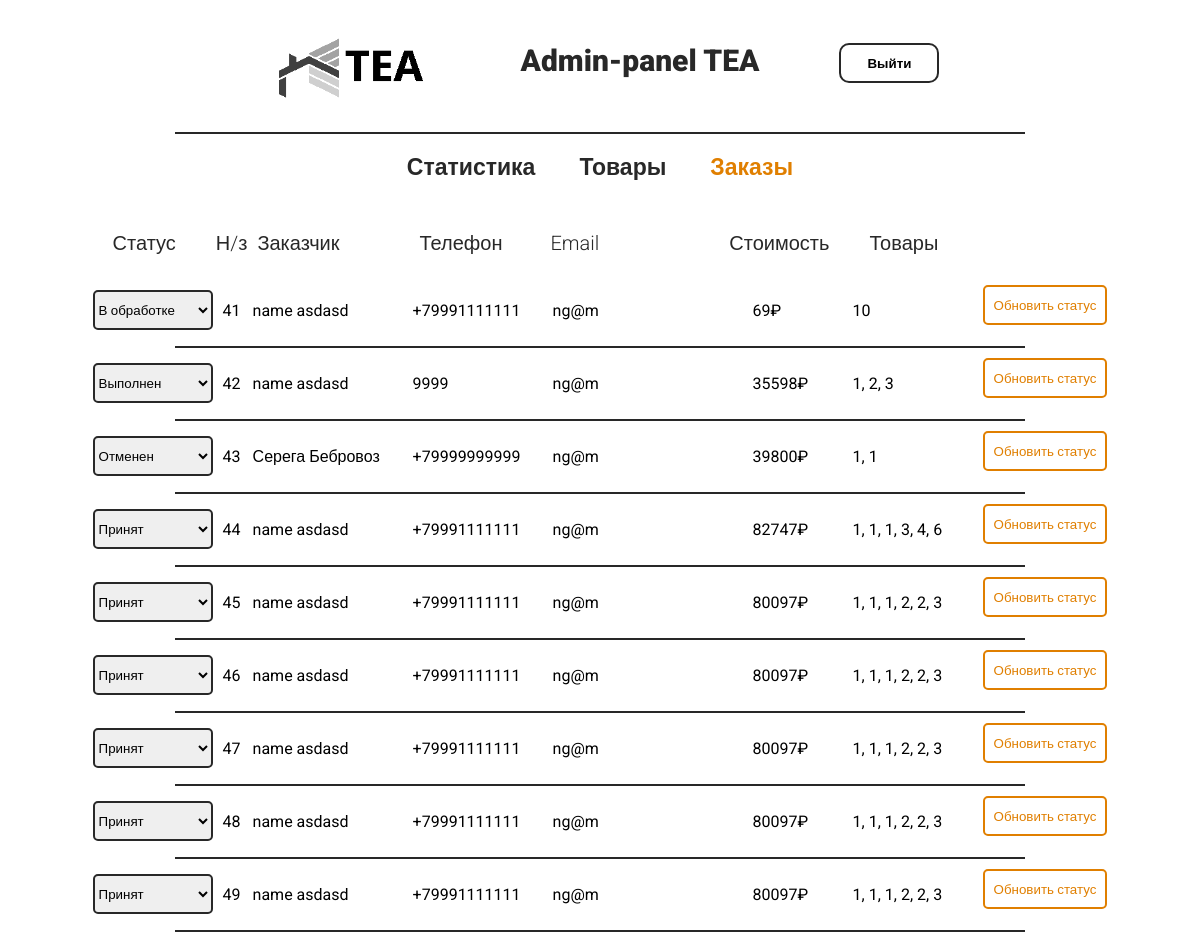
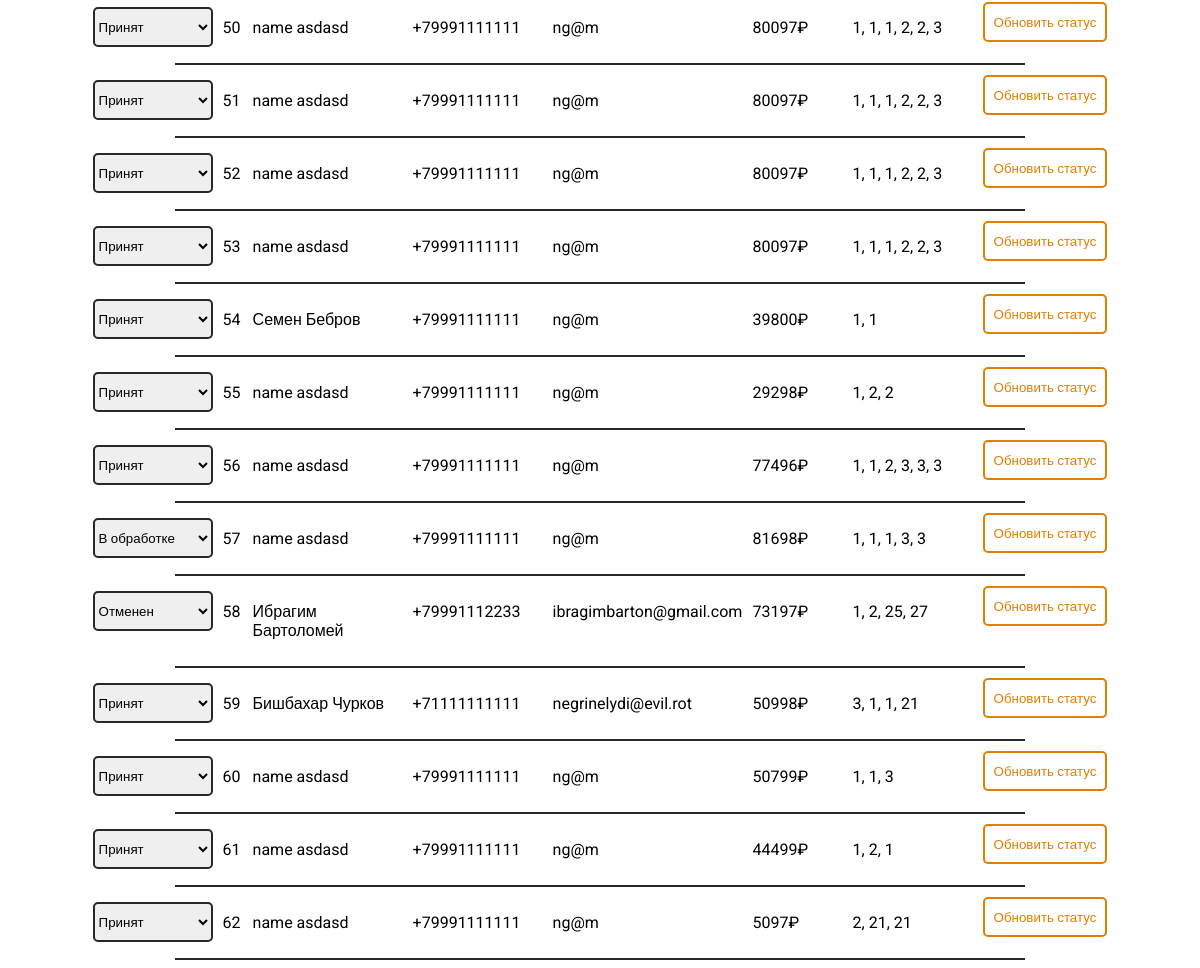
The page /admin/admin-order.php (signed in) on the database its author committed (2 pictures, top to bottom).
### tables this page shows
CREATE TABLE `orders` (
  `id` int NOT NULL,
  `status` varchar(100) NOT NULL,
  `name` varchar(60) NOT NULL,
  `surname` varchar(60) NOT NULL,
  `phone` varchar(20) NOT NULL,
  `email` varchar(250) NOT NULL,
  `totalPrice` varchar(255) NOT NULL,
  `products` varchar(255) NOT NULL
);

### components/core.php (called while the page is built, shortened)
<?php
function href($url){
  $url = "/$url.php";
  return " href= '$url'";
}
?>

### admin/admin-order.php (the view, shortened to what this page needs)
<?php
include '../components/core.php';
?>
<!DOCTYPE html>
<html lang="en">
<head>
  <link rel="stylesheet" href="../css/login-admin.css">
</head>
<body>
  <header>
  <a <?= href('index')?>><img src="../img/TEA2.png" alt=""></a>
  <p>Admin-panel TEA</p>
  <form action="admin-action/logout.php">
    <button name="leave" class="leave">Выйти</button>
  </form>
  </header>
  <main>
    <div class="line">
      <div class="line1"></div>
    </div>
  <nav>
    <a <?= href('admin/admin')?> style="margin-right: 40px;" >Статистика</a>
    <a <?= href('admin/admin-catalog')?> style="margin-right: 40px;">Товары</a>
    <a <?= href('admin/admin-order')?> style="color: #e07f00">Заказы</a>
  </nav>
  <div class="orders">
  <div class="labels">
      <p style="margin-right: 40px">Статус</p>
      <p style="margin-right: 10px">Н/з</p>
      <p style="margin-right: 80px">Заказчик</p>
      <p style="margin-right: 48px">Телефон</p>
      <p style="margin-right: 130px">Email</p>
      <p style="margin-right: 40px">Стоимость</p>
      <p>Товары</p>
    </div>
  <?php
    $orders = $link->query("SELECT * FROM `orders`");
    while($order = mysqli_fetch_array($orders)){
  ?>
    <form action="admin-action/update-status.php" class="form-orders" method="POST">
      <select name="status">
        <option <?php if($order['status'] == 'Принят'){ echo ' selected="selected"'; } ?> value="Принят">Принят</option>
        <option <?php if($order['status'] == 'В обработке'){ echo ' selected="selected"'; } ?> value="В обработке">В обработке</option>
        <option <?php if($order['status'] == 'Выполнен'){ echo ' selected="selected"'; } ?> value="Выполнен">Выполнен</option>
        <option <?php if($order['status'] == 'Отменен'){ echo ' selected="selected"'; } ?> value="Отменен">Отменен</option>
      </select>
      <p style="width: 20px"><?=$order['id']?></p>
      <p name = "name" style="width: 150px"><?=$order['name'] ." ". $order['surname']?></p>
      <p name = "phone" style="width: 130px"><?=$order['phone']?></p>
      <p name = "email" style="width: 190px"><?=$order['email']?></p>
      <p name = "price" style="width: 90px"><?=$order['totalPrice']?>₽</p>
      <p name = "products" style="width: 120px"><?=$order['products']?></p>
      <button name="update-status">Обновить статус</button>
    </form>
    <div class="line">
      <div class="line1"></div>
    </div>
    <?php
  }
  ?>
  </div>
</body>
</html>

### css/login-admin.css (style rules this page uses)
* { font-family: 'Roboto', sans-serif; animation: opac 0.4s; }
header { display: flex; justify-content: center; gap: 80px; }
header img { height: 120px; width: auto; }
header p { font-size: 30px; font-weight: 900; margin-top: 35px; color: #282828; }
main { display: flex; align-items: center; flex-direction: column; }
.line { display: flex; justify-content: center; }
.line1 { height: 2px; width: 850px; background-color: #282828; }
.leave { border: 2px solid #282828; background: none; height: 40px; width: 100px; font-weight: 700; border-radius: 10px; margin-top: 35px; transition: 0.2s ease-in; }
nav { margin-top: 20px; row-gap: 40px; }
nav a { text-decoration: none; color: #282828; font-size: 23px; font-weight: 600; }
.labels { display: flex; color: #282828; font-size: 20px; font-weight: 300; padding-left: 20px; }
.form-orders { display: flex; gap: 10px; }
.form-orders select { border: 2px solid #282828; border-radius: 5px; width: 120px; height: 40px; margin-top: 5px; }
.orders { display: flex; flex-direction: column; gap: 10px; margin-top: 30px; }
.form-orders button { height: auto; width: auto; padding: 9px; border-radius: 5px; border: 2px solid #e07f00; color: #e07f00; background: none; transition: 0.3s ease; height: 40px; }

### rows shown on the page
orders: status "В обработке", id "41", name "name", surname "asdasd", phone "+79991111111", email "ng@m", totalPrice "69", products "10"
orders: status "Выполнен", id "42", name "name", surname "asdasd", phone "9999", email "ng@m", totalPrice "35598", products "1, 2, 3"
orders: status "Отменен", id "43", name "Серега", surname "Бебровоз", phone "+79999999999", email "ng@m", totalPrice "39800", products "1, 1"
orders: status "Принят", id "44", name "name", surname "asdasd", phone "+79991111111", email "ng@m", totalPrice "82747", products "1, 1, 1, 3, 4, 6"
orders: status "Принят", id "45", name "name", surname "asdasd", phone "+79991111111", email "ng@m", totalPrice "80097", products "1, 1, 1, 2, 2, 3"
orders: status "Принят", id "46", name "name", surname "asdasd", phone "+79991111111", email "ng@m", totalPrice "80097", products "1, 1, 1, 2, 2, 3"
orders: status "Принят", id "47", name "name", surname "asdasd", phone "+79991111111", email "ng@m", totalPrice "80097", products "1, 1, 1, 2, 2, 3"
orders: status "Принят", id "48", name "name", surname "asdasd", phone "+79991111111", email "ng@m", totalPrice "80097", products "1, 1, 1, 2, 2, 3"
orders: status "Принят", id "49", name "name", surname "asdasd", phone "+79991111111", email "ng@m", totalPrice "80097", products "1, 1, 1, 2, 2, 3"
orders: status "Принят", id "50", name "name", surname "asdasd", phone "+79991111111", email "ng@m", totalPrice "80097", products "1, 1, 1, 2, 2, 3"
orders: status "Принят", id "51", name "name", surname "asdasd", phone "+79991111111", email "ng@m", totalPrice "80097", products "1, 1, 1, 2, 2, 3"
orders: status "Принят", id "52", name "name", surname "asdasd", phone "+79991111111", email "ng@m", totalPrice "80097", products "1, 1, 1, 2, 2, 3"
orders: status "Принят", id "53", name "name", surname "asdasd", phone "+79991111111", email "ng@m", totalPrice "80097", products "1, 1, 1, 2, 2, 3"
orders: status "Принят", id "54", name "Семен", surname "Бебров", phone "+79991111111", email "ng@m", totalPrice "39800", products "1, 1"
orders: status "Принят", id "55", name "name", surname "asdasd", phone "+79991111111", email "ng@m", totalPrice "29298", products "1, 2, 2"
orders: status "Принят", id "56", name "name", surname "asdasd", phone "+79991111111", email "ng@m", totalPrice "77496", products "1, 1, 2, 3, 3, 3"
orders: status "В обработке", id "57", name "name", surname "asdasd", phone "+79991111111", email "ng@m", totalPrice "81698", products "1, 1, 1, 3, 3"
orders: status "Отменен", id "58", name "Ибрагим", surname "Бартоломей", phone "+79991112233", email "ibragimbarton@gmail.com", totalPrice "73197", products "1, 2, 25, 27"
orders: status "Принят", id "59", name "Бишбахар", surname "Чурков", phone "+71111111111", email "negrinelydi@evil.rot", totalPrice "50998", products "3, 1, 1, 21"
orders: status "Принят", id "60", name "name", surname "asdasd", phone "+79991111111", email "ng@m", totalPrice "50799", products "1, 1, 3"
orders: status "Принят", id "61", name "name", surname "asdasd", phone "+79991111111", email "ng@m", totalPrice "44499", products "1, 2, 1"
orders: status "Принят", id "62", name "name", surname "asdasd", phone "+79991111111", email "ng@m", totalPrice "5097", products "2, 21, 21"
